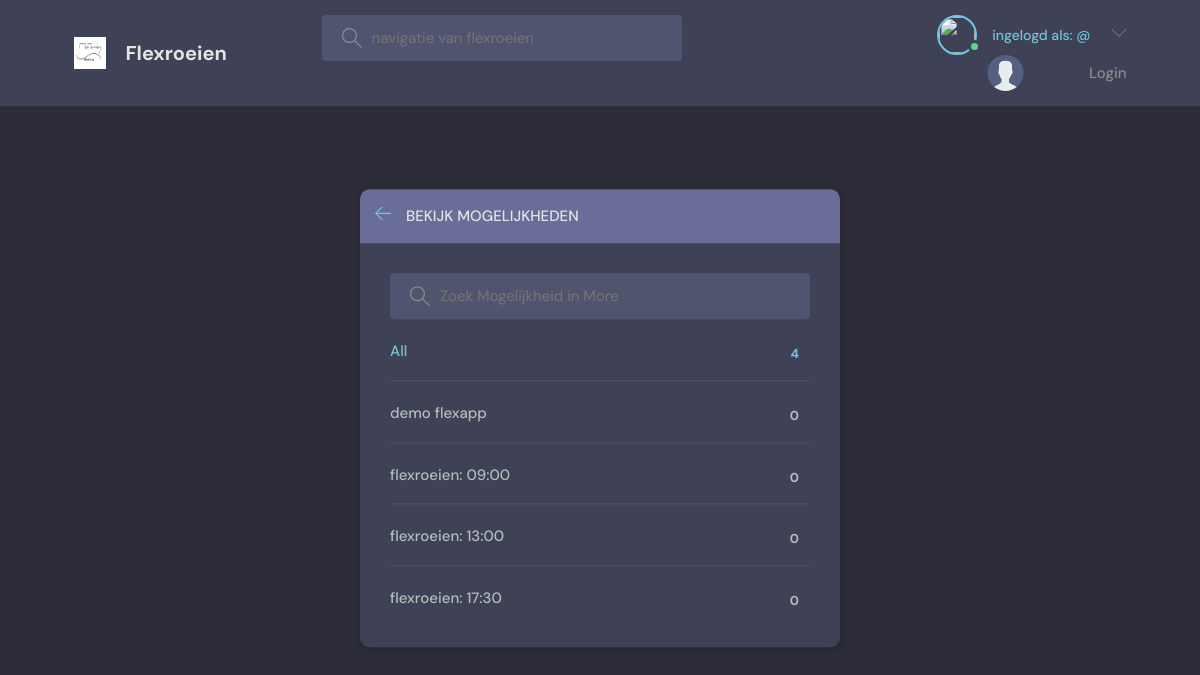
Page /topics/ on the committed database.
### beatrix/models.py (models this page shows, shortened)
class Topic(models.Model):
    name = models.CharField(max_length=200)

### beatrix/views.py (the view)
# urls.py: path('topics/', topicsPage, name="topics"),
def topicsPage(request):
    q = request.GET.get('q') if request.GET.get('q') != None else ''
    topics = Topic.objects.filter(name__icontains=q)
    return render(request, 'beatrix/topics.html', {'topics': topics})

### beatrix/templates/beatrix/topics.html (shortened to what this page needs)
{% extends 'main.html' %}
{% block content %}
    <main class="create-room layout">
      <div class="container">
        <div class="layout__box">
          <div class="layout__boxHeader">
            <div class="layout__boxTitle">
              <a href="{% url 'home' %}">
                <svg version="1.1" xmlns="http://www.w3.org/2000/svg" width="32" height="32" viewBox="0 0 32 32">
                  <title>arrow-left</title>
                  <path
                    d="M13.723 2.286l-13.723 13.714 13.719 13.714 1.616-1.611-10.96-10.96h27.625v-2.286h-27.625l10.965-10.965-1.616-1.607z"
                  ></path>
                </svg>
              </a>
              <h3>Bekijk Mogelijkheden</h3>
            </div>
          </div>
          <div class="topics-page layout__body">
            <form action ="" method = "GET" class="header__search">
              <label>
                <input name="q" placeholder="Zoek Mogelijkheid in More" />
              </label>
            </form>
            <ul class="topics__list">
            <li>
                <a href="{% url 'topics' %}" class="active">All <span>{{topics.count}} </span></a>
                </li>
            {% for topic in topics %}
              <li>
                <a href="{%url 'home' %}?q={{topic.name}}">{{topic.name}} <span>{{topic.room_set.count}} </span></a>
              </li>
              {% endfor %}
            </ul>
          </div>
        </div>
      </div>
    </main>
{% endblock content %}

### static/styles/style.css (style rules this page uses)
:root { --color-main: #71c6dd; --color-main-light: #e1f6fb; --color-dark: #3f4156; --color-dark-medium: #51546e; --color-dark-light: #696d97; --color-light: #e5e5e5; --color-gray: #8b8b8b; --color-light-gray: #b2bdbd; --color-bg: #2d2d39; --color-success: #5dd693; --color-error: #fc4b0b; --phone-width: 460px; --phone-beatrix: flex; --color-beatrix-light: #11b5e7; }
* { font-family: "DM Sans", -apple-system, BlinkMacSystemFont, "Segoe UI", Roboto, Oxygen, Ubuntu, Cantarell, "Open Sans", "Helvetica Neue", sans-serif; margin: 0; padding: 0; box-sizing: border-box; text-rendering: optimizeLegibility; font-size: inherit; }
html { font-size: 56.25%; }
@media only screen and (min-width: 1200px) { html { font-size: 62.5%; } }
body { line-height: 1.6; font-weight: 400; font-size: 1.5rem; color: var(--color-light-gray); background-color: var(--color-bg); min-height: 100vh; }
a { display: inline-block; color: var(--color-main); text-decoration: none; }
.container { max-width: 120rem; width: 90%; margin: auto; }
.header__search>label { background-color: var(--color-dark-medium); padding: 1.3rem 1rem; display: flex; align-items: center; gap: 1rem; border-radius: 4px; }
.header__search svg { fill: var(--color-gray); width: 2rem; height: 2rem; margin-left: 1rem; }
.header__search input { width: 30rem; background: transparent; border: none; outline: none; color: var(--color-light); }
.layout { margin-top: 2.4rem; }
.layout>.container { display: flex; justify-content: space-between; align-items: flex-start; }
.layout__box { width: 90%; max-width: 48rem; min-height: 40rem; position: absolute; top: 50%; left: 50%; transform: translate(-50%, -46%); background-color: var(--color-dark); border-radius: 1rem; box-shadow: 1px 1px 6px 3px rgba(0, 0, 0, 0.1); overflow: hidden; }
.layout__boxHeader { display: flex; padding: 1.5rem; background-color: var(--color-dark-light); }
.layout__boxTitle { display: flex; gap: 1.5rem; align-items: center; }
.layout__boxTitle h3 { text-transform: uppercase; font-weight: 500; color: var(--color-light); }
.layout__boxTitle svg { width: 1.6rem; height: 1.6rem; fill: var(--color-main); }
.layout__body { margin: 3rem; }
.topics__list { list-style: none; }
.topics__list li a { display: flex; justify-content: space-between; margin-bottom: 3rem; font-weight: 500; color: var(--color-light-gray); transition: all 0.3s ease-in-out; }
.topics__list li a.active, .topics__list li a:hover { color: var(--color-main); }
.topics__list li a span { padding: 0.5rem 1rem; background-color: var(--color-dark); border-radius: 3px; font-size: 1.3rem; font-weight: 700; letter-spacing: 1px; }
.topics-page .topics__list li:not(:last-child) a { margin: 2rem 0; padding-bottom: 1rem; text-decoration: none; border-bottom: 1px solid var(--color-dark-medium); }
.topics-page .header__search { display: block; }

### rows in the picture
Topic: name "demo flexapp", room_set.count "0"
Topic: name "flexroeien: 09:00", room_set.count "0"
Topic: name "flexroeien: 13:00", room_set.count "0"
Topic: name "flexroeien: 17:30", room_set.count "0"

### other values in the picture
{{ topics.count }} "4"
